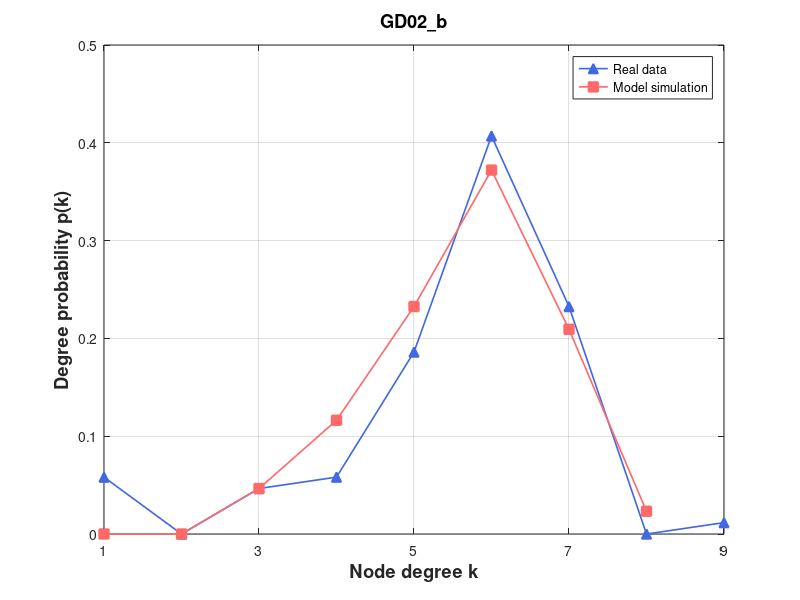

This figure's MATLAB source:
% Create some data
% 定义度数直方图

degree_hist1 = [0, 5, 0, 4, 5, 16, 35, 20, 0, 1];
degree_hist2 = [0, 0, 0, 4, 10, 20, 32, 18, 2];

% 将度数直方图转换为浮点型数组

degree_hist1 = double(degree_hist1);
degree_hist2 = double(degree_hist2);

degree1 = degree_hist1(2:end);
degree2 = degree_hist2(2:end);
% 计算度数概率
degree_prob1 = degree1 / sum(degree1);
degree_prob2 = degree2 / sum(degree2);

figure

set(gca, 'FontSize', 12);

  
plot(1:length(degree_prob1), degree_prob1, '^-','Color',[65/256,105/256,225/256],'LineWidth',1.2,'Markersize',7,'MarkerFaceColor',[65/256,105/256,225/256])

hold on
%plot(eb, predictionData,'ro-','LineWidth',1.2,'Markersize',7,'MarkerFaceColor','r')
%plot(eb, predictionData, 's-','Color',[171/256,130/256,255/256],'LineWidth',1.2,'Markersize',7,'MarkerFaceColor',[171/256,130/256,255/256]) 
%plot(eb, epsilon7, 's-','Color',[0/256,206/256,209/256],'LineWidth',1.2,'Markersize',7,'MarkerFaceColor',[0/256,206/256,209/256])

%plot(eb, size700, 's-','Color',[171/256,130/256,255/256],'LineWidth',1.2,'Markersize',7,'MarkerFaceColor',[171/256,130/256,255/256]) %Purple
plot(1:length(degree_prob2), degree_prob2, 's-','Color',[255/256,106/256,106/256],'LineWidth',1.2,'Markersize',7,'MarkerFaceColor',[255/256,106/256,106/256])



% Turn on the grid
grid on

% Add title and axis labels
%title('Performance of Baseband QPSK')
xlabel('Node degree k','FontSize',13.2,'FontWeight','bold')
ylabel('Degree probability p(k)','FontSize',13.2,'FontWeight','bold')
legend('Real data', 'Model simulation')
% title('Wikibooks (Initial)', 'FontSize', 13.2, 'FontWeight', 'bold')
title('GD02\_b', 'FontSize', 13.2, 'FontWeight', 'bold')
% axis([0.03 1.02 0 0.35])
%set(gca,'xtick',[xmin:step:xmax])
% set(gca,'xtick',[1:1000:11000])
set(gca,'xtick', 1:2:max(length(degree_prob1),length(degree_prob2)))
% set(gca,'xticklabels',{'0','0.16','0.32','0.48','0.64','0.80'});
%set(gca,'ytick',[0:0.05:0.35])
xlim([1 max(length(degree_prob1),length(degree_prob2))])
%set(gca,'xscale','log')
